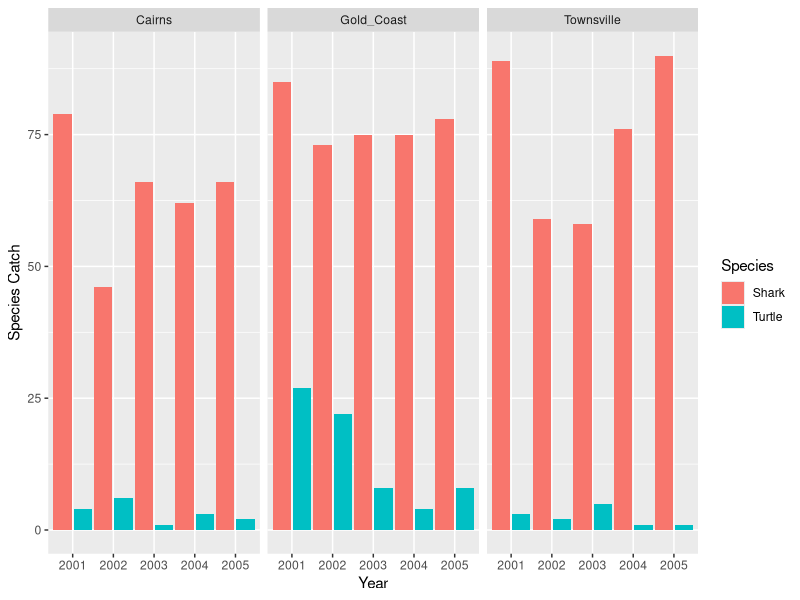

The R source for this figure:
## ---- chunk 1
knitr::opts_chunk$set(echo = TRUE)
## ---- chunk 2
library(tidyverse)
## ---- chunk 3
#Importing Data set after making some adjustments in excel
shark_data <- read.csv("../data/shark_data.csv")

## ---- chunk 4
# Set Factors

shark_data$Area <- factor(shark_data$Area)
shark_data$Year <- factor(shark_data$Year)
shark_data$Species<- factor(shark_data$Species)

## ---- chunk 5
# Creating Figure
ggplot(shark_data, aes(x=Year, y=Count)) +
       geom_bar(aes(fill=Species),position=position_dodge(width=1), stat="identity") +
  facet_wrap(~Area) +
  ylab("Species Catch")

